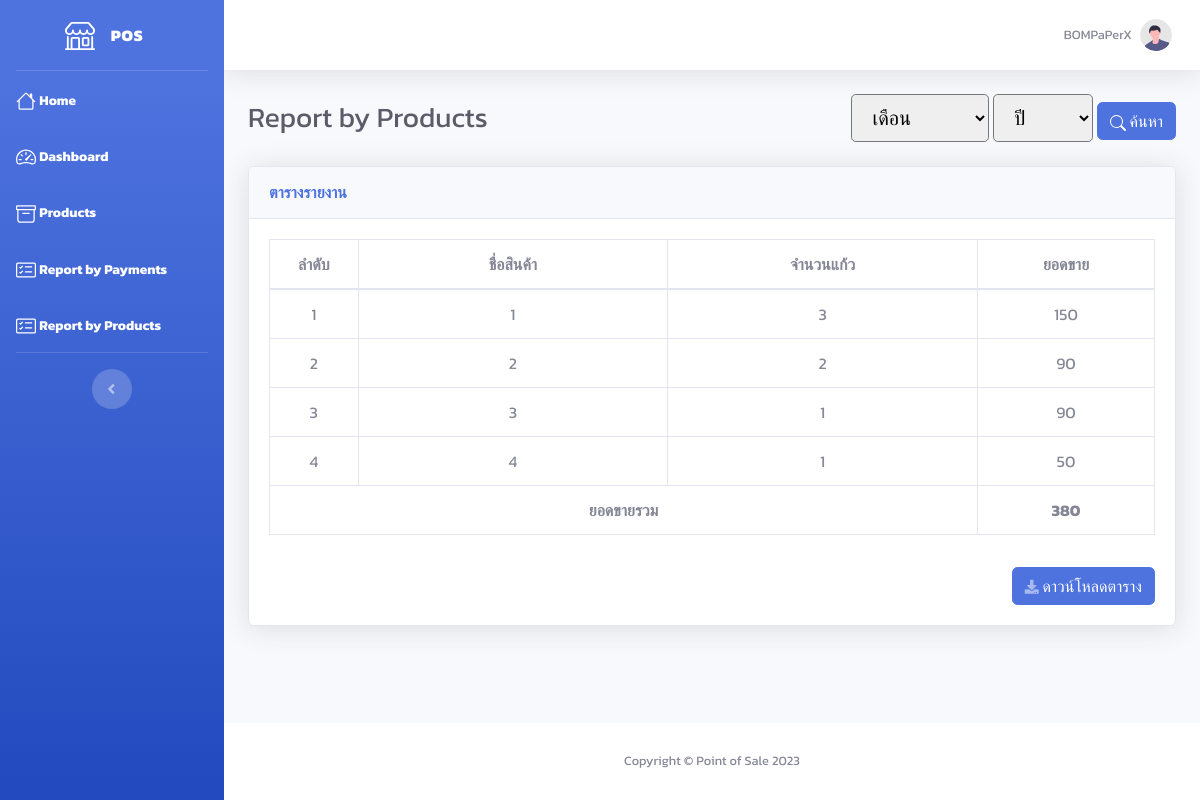
Page /report_product.php (signed in) on the earlier database version.
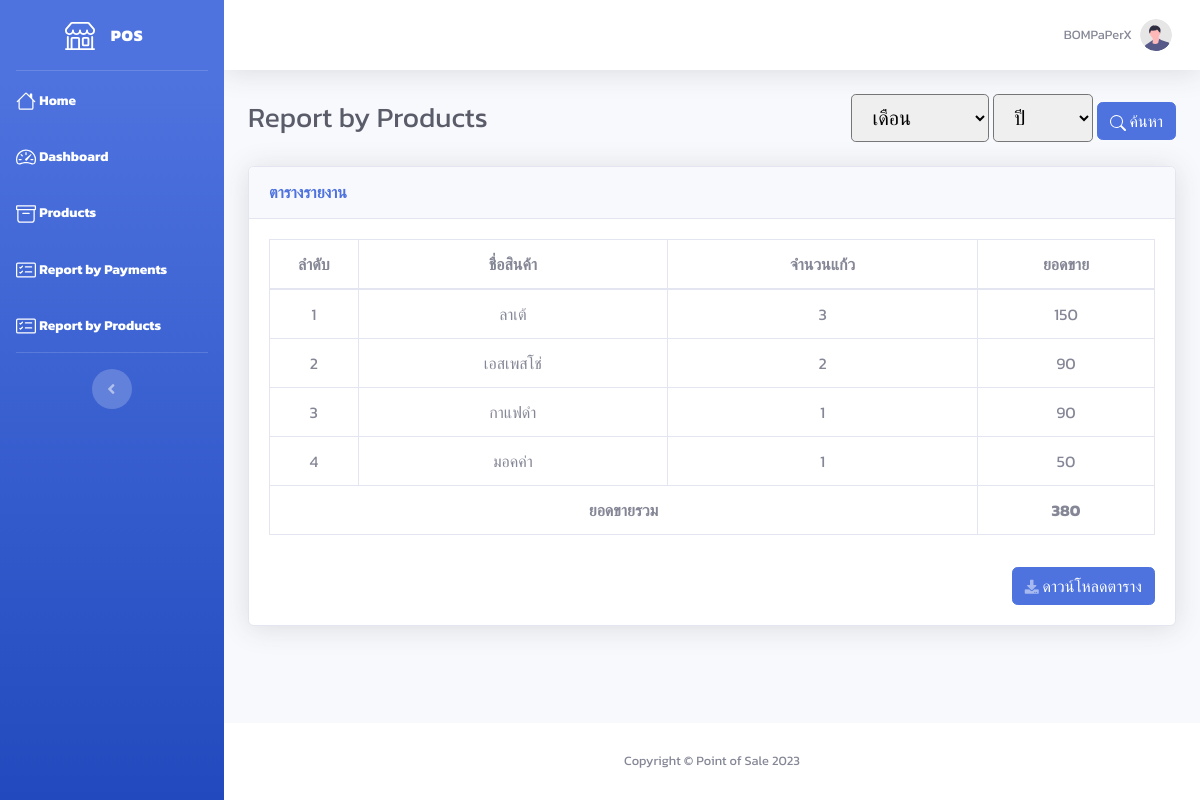
Same page on the later database version.
### tables this page shows
CREATE TABLE `product` (
  `product_id` int(10) NOT NULL,
  `type_id` int(10) NOT NULL,
  `user_id` int(10) NOT NULL,
  `name` varchar(255) NOT NULL,
  `description` text NOT NULL,
  `price` int(10) NOT NULL,
  `discount` int(10) NOT NULL
);

### report_product.php (the view, shortened to what the changed rows need)
<!DOCTYPE html>
<html lang="en">
<?php
require 'include/connect.php';
include 'include/header.php';
$user_id = $_SESSION['user_id'];
$report_data = $connect->prepare("SELECT * FROM product INNER JOIN record ON product.product_id = record.product_id INNER JOIN payment ON record.no_receipt = payment.no_receipt WHERE user_id = '$user_id' GROUP BY product.product_id");
$report_data->execute();
$row_report = $report_data->fetchAll(PDO::FETCH_ASSOC);
?>
<body id="page-top">
    <div id="wrapper">
        <div id="content-wrapper" class="d-flex flex-column">
            <div id="content">
                <div class="container-fluid">
                    <div class="d-sm-flex align-items-center justify-content-between mb-4">
                        <h1 class="h3 mb-0 text-gray-800">Report by Products</h1>
                    </div>
                    <div class="card shadow mb-4">
                        <div class="card-body">
                            <div class="table-responsive">
                                <table class="table table-bordered" id="Table" width="100%" cellspacing="0">
                                    <thead>
                                        <tr>
                                            <th width="10%" class="text-center">ลำดับ</th>
                                            <th width="35%" class="text-center">ชื่อสินค้า</th>
                                            <th width="35%" class="text-center">จำนวนแก้ว</th>
                                            <th width="20%" class="text-center">ยอดขาย</th>
                                        </tr>
                                    </thead>
                                    <tbody>
                                        <?php
                                        $all_price = 0;
                                        $j = 1;
                                        foreach ($row_report as $row) {
                                            $price = $connect->prepare("SELECT net_price, quantity FROM record INNER JOIN payment ON record.no_receipt = payment.no_receipt WHERE product_id = '" . $row['product_id'] . "'");
                                            $price->execute();
                                            $row_price = $price->fetchAll(PDO::FETCH_ASSOC);
                                            $total_price = 0;
                                            $total_quantity = 0;
                                            foreach ($row_price as $rp) {
                                                $total_price += $rp['net_price'] * $rp['quantity'];
                                                $total_quantity += $rp['quantity'];
                                            }
                                            $all_price += $total_price;
                                        ?>
                                            <tr>
                                                <td class="text-center"><?= $j++ ?></td>
                                                <td class="text-center"><?= $row['name'] ?></td>
                                                <td class="text-center"><?= $total_quantity ?></td>
                                                <td class="text-center"><?= $total_price ?></td>
                                            </tr>
                                        <?php } ?>
                                    </tbody>
                                    <tfoot>
                                        <tr>
                                            <th colspan="3" class="text-center">ยอดขายรวม</th>
                                            <th class="text-center"><?= $all_price ?></th>
                                        </tr>
                                    </tfoot>
                                </table>
                            </div>
                        </div>
                    </div>
                </div>
            </div>
        </div>
    </div>
</body>
</html>

Differences in the rows shown:
changed product: name "1" → "ลาเต้"
changed product: name "2" → "เอสเพสโช่"
changed product: name "3" → "กาแฟดำ"
changed product: name "4" → "มอคค่า"
